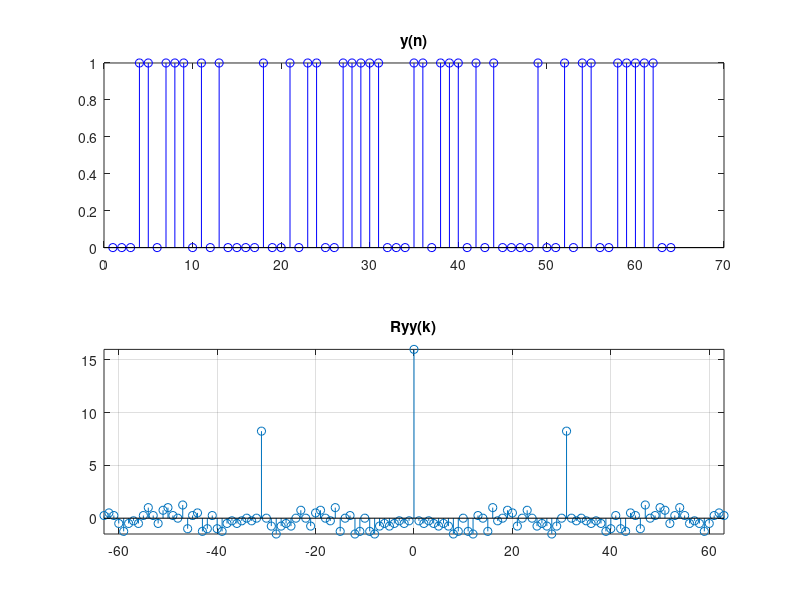

Here is the MATLAB script that generated this plot:
N = 5;  % Change N as needed: 2,3,4,5,9,12 (or other values)
L = 2*(2^N);
buf = ones(1, N);

for n = 1:L
    if(N==1)
        y(n) = xor(buf(1), buf(2));
    elseif(N==2)
        y(n) = xor(buf(1), buf(2)); % Octal 7, feedback: 111
    elseif(N==3)
        y(n) = xor(buf(2), buf(3)); % Octal 13, feedback: 1011
    elseif(N==4)
        y(n) = xor(buf(3), buf(4)); % Octal 23, feedback: 10011
    elseif(N==5)
        y(n) = xor(buf(3), buf(5)); % Octal 45, feedback: 100101
    elseif(N==6)
        y(n) = xor(buf(1), xor(buf(6), buf(7))); % Octal 103, feedback: 10000011
    elseif(N==7)
        y(n) = xor(buf(1), xor(buf(2), xor(buf(5), buf(7)))); % Octal 211
    elseif(N==8)
        y(n) = xor(buf(1), xor(buf(3), xor(buf(5), buf(8)))); % Octal 435
    elseif(N==9)
        y(n) = xor(buf(5), buf(9)); % Octal 1021, feedback: 1000010001
    elseif(N==10)
        y(n) = xor(buf(1), xor(buf(3), xor(buf(7), buf(10)))); % Octal 2011
    elseif(N==11)
        y(n) = xor(buf(1), xor(buf(5), xor(buf(8), xor(buf(10), buf(11))))); % Octal 4005
    elseif(N==12)
        y(n) = xor(buf(6), xor(buf(8), xor(buf(11), buf(12)))); % Octal 10123
    end
    
    buf = [y(n), buf(1:N-1)];
end

figure;
subplot(211); 
stem(y, 'bo'); 
title('y(n)');
subplot(212); 
stem(-L+1:L-1, xcorr(y-mean(y))); 
grid; 
title('Ryy(k)'); % autokorelacja
% -miara podobieństwa sygnału do samego siebie
% przy różnych opóźnieniach 
axis tight;
